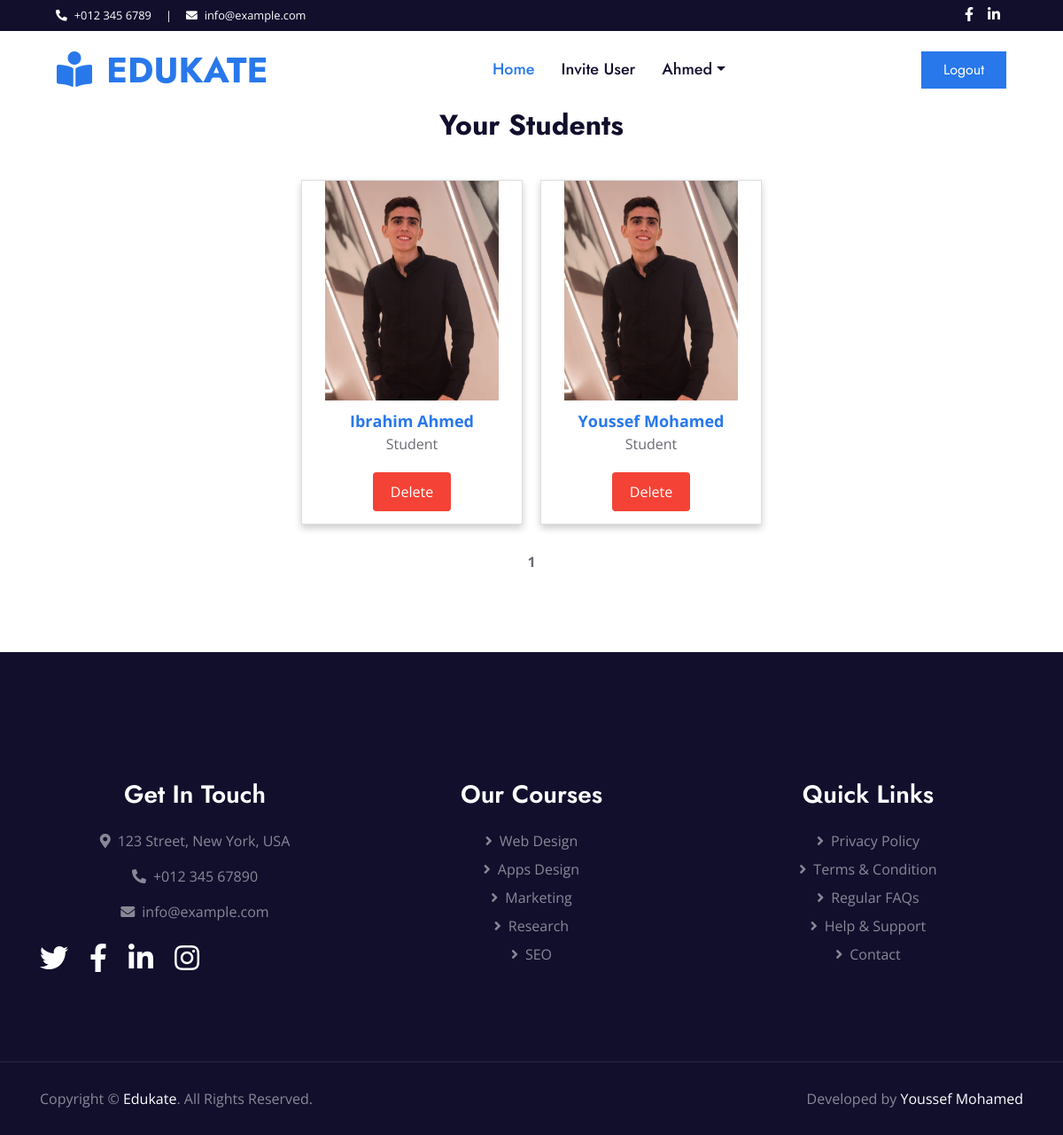
The app's page /instructor/students (signed in), older data.
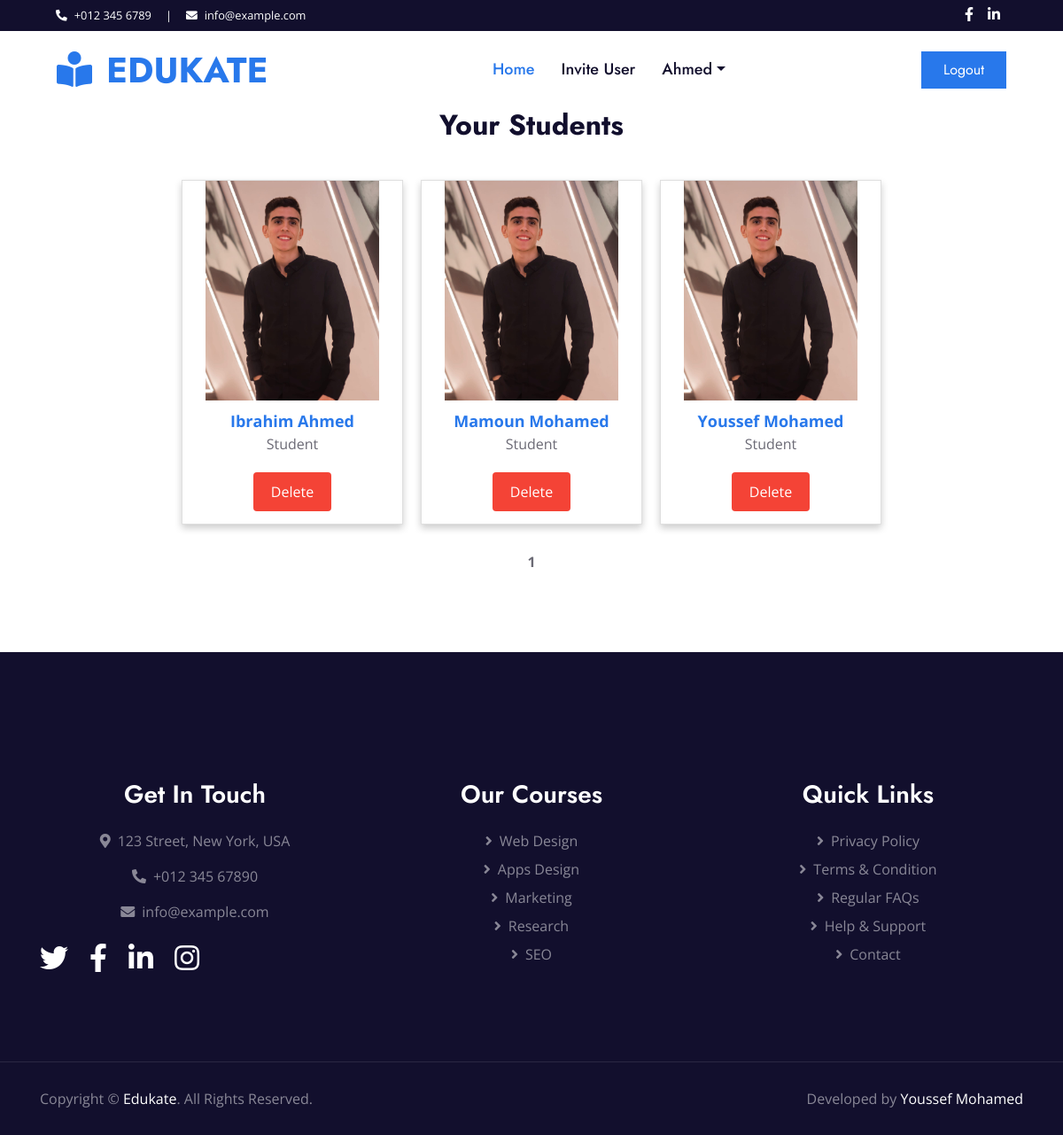
The same page, newer data.
### register/models.py (models this page shows, shortened)
class Student(models.Model):
    user = models.OneToOneField(User, on_delete=models.CASCADE)
    name = models.CharField(max_length=50)
    photo = models.ImageField(upload_to='student_photo/%Y/%m/%d/')
    invited_by = models.ForeignKey(Instructor, on_delete=models.CASCADE , to_field='id')

### instructor/views/student_views.py (the view)
# urls.py: path('students', student_view, name='instructor_student'),
@login_required
@user_passes_test(lambda user: user.is_staff and not user.is_superuser and Instructor.objects.filter(staffuser=user).exists())
def student_view(request):
    current_instructor = Instructor.objects.get(staffuser = request.user)
    students = Student.objects.filter(invited_by = current_instructor).order_by('name')
    paginator = Paginator(students, 10)
    page = request.GET.get('page')
    students = paginator.get_page(page)
    return render(request , 'all_student.html', {'students':students})

### templates/all_student.html (shortened to what this page needs)
{% extends 'base/base.html' %}
{% load static %}
{% block content %}
<h2 style="text-align: center;">Your Students</h2> <br>
<div class="card-container">
    {% for student in students %}
    <div class="card">
        <div class="card-image">
            <img src="{{student.photo.url}}" alt="Avatar" style="width: 100%">
        </div>
        <div class="card-content">
            <a href="{% url 'student_performance' student.user.id %}" class="student-name">{{ student.name }}</a>
            <p>Student</p>
            <a href="{% url 'delete_student' student.user.id %}" class="delete-button">Delete</a>
        </div>
    </div>
    {% endfor %}
</div>
<div class="pagination">
    <span class="step-links">
        <span class="current-page">{{ students.number }}</span>
    </span>
</div>
{% endblock %}

### templates/base/base.html (shortened to what this page needs)
{% load static %}
<head>
</head>
<body>
    {% include 'base/header.html' %}
    {% block content %}
    {% endblock %}
    {% include 'base/footer.html' %}
</body>
</html>

### templates/base/header.html (shortened to what this page needs)
{% load static %}
<!DOCTYPE html>
<html>
    <head>
    <link href="https://cdnjs.cloudflare.com/ajax/libs/font-awesome/5.10.0/css/all.min.css" rel="stylesheet">
    <link href="{% static 'css/style.css' %}" rel="stylesheet">
    </head>
    <body>
        <div class="container-fluid bg-dark">
            <div class="row py-2 px-lg-5">
                <div class="col-lg-6 text-center text-lg-left mb-2 mb-lg-0">
                    <div class="d-inline-flex align-items-center text-white">
                        <small><i class="fa fa-phone-alt mr-2"></i>+012 345 6789</small>
                        <small class="px-3">|</small>
                        <small><i class="fa fa-envelope mr-2"></i>info@example.com</small>
                    </div>
                </div>
                <div class="col-lg-6 text-center text-lg-right">
                    <div class="d-inline-flex align-items-center">
                        <a class="text-white px-2" href="">
                            <i class="fab fa-facebook-f"></i>
                        </a>
                        <a class="text-white px-2" href="">
                            <i class="fab fa-linkedin-in"></i>
                        </a>
                    </div>
                </div>
            </div>
        </div>
        <div class="container-fluid p-0">
            <nav class="navbar navbar-expand-lg bg-white navbar-light py-3 py-lg-0 px-lg-5">
                <a href="{% url 'index' %}" class="navbar-brand ml-lg-3">
                    <h1 class="m-0 text-uppercase text-primary"><i class="fa fa-book-reader mr-3"></i>Edukate</h1>
                </a>
                <div class="collapse navbar-collapse justify-content-between px-lg-3" id="navbarCollapse">
                    <div class="navbar-nav mx-auto py-0">
                        {% if user.is_authenticated %}
                        {% if user.is_staff and not user.is_superuser %}
                        {% if request.user.assistant %}
                        <a href="{% url 'index' %}" class="nav-item nav-link active">Home</a>
                        <a href="{% url 'generate_invitation' %}" class="nav-item nav-link">Invite User</a>
                        {% else %}
                        <a href="{% url 'index' %}" class="nav-item nav-link active">Home</a>
                        <a href="{% url 'generate_invitation' %}" class="nav-item nav-link">Invite User</a>
                        <div class="nav-item dropdown">
                            <a href="#" class="nav-link dropdown-toggle" data-toggle="dropdown">{{user.username}}</a>
                        </div>
                        {% endif %}
                        {% elif user.is_superuser%}
                        <a href="{% url 'index' %}" class="nav-item nav-link active">Home</a>
                        <a href="{% url 'view_mesasges' %}" class="nav-item nav-link">Messages</a>
                        <a href="{% url 'admin:index' %}" class="nav-item nav-link">Admin Panel</a>
                        {% endif %}
                        {% else %}
                        <a href="index.html" class="nav-item nav-link active">Home</a>
                        <a href="#about" class="nav-item nav-link">About Us</a>
                        <a href="#contact" class="nav-item nav-link">Contact Us</a>
                        {% endif %}
                    </div>
                    {% if user.is_authenticated %}
                    <a href="{% url 'signout' %}" class="btn btn-primary py-2 px-4">Logout</a>
                    {% else %}
                    <a href="{% url 'signin' %}" class="btn btn-primary py-2 px-4">Login</a>
                    {% endif %}
                </div>
            </nav>
        </div>
    </body>
</html>

### templates/base/footer.html (shortened to what this page needs)
{% load static %}
<!DOCTYPE html>
<html>
    <head>
    <link href="https://cdnjs.cloudflare.com/ajax/libs/font-awesome/5.10.0/css/all.min.css" rel="stylesheet">
    <link href="{% static 'lib/owlcarousel/assets/owl.carousel.min.css' %}" rel="stylesheet">
    <link href="{% static 'css/style.css' %}" rel="stylesheet">
    </head>
    <body>
        <div class="container-fluid position-relative overlay-top bg-dark text-white-50 py-5" style="margin-top: 90px;">
            <div class="container mt-5 pt-5">
                <div class="row">
                    <div class="col-md-4 mb-5">
                        <h3 class="text-white mb-4">Get In Touch</h3>
                        <p><i class="fa fa-map-marker-alt mr-2"></i>123 Street, New York, USA</p>
                        <p><i class="fa fa-phone-alt mr-2"></i>+012 345 67890</p>
                        <p><i class="fa fa-envelope mr-2"></i>info@example.com</p>
                        <div class="d-flex justify-content-start mt-4">
                            <a class="text-white mr-4" href="#"><i class="fab fa-2x fa-twitter"></i></a>
                            <a class="text-white mr-4" href="#"><i class="fab fa-2x fa-facebook-f"></i></a>
                            <a class="text-white mr-4" href="#"><i class="fab fa-2x fa-linkedin-in"></i></a>
                            <a class="text-white" href="#"><i class="fab fa-2x fa-instagram"></i></a>
                        </div>
                    </div>
                    <div class="col-md-4 mb-5">
                        <h3 class="text-white mb-4">Our Courses</h3>
                        <div class="d-flex flex-column justify-content-start">
                            <a class="text-white-50 mb-2" href="#"><i class="fa fa-angle-right mr-2"></i>Web Design</a>
                            <a class="text-white-50 mb-2" href="#"><i class="fa fa-angle-right mr-2"></i>Apps Design</a>
                            <a class="text-white-50 mb-2" href="#"><i class="fa fa-angle-right mr-2"></i>Marketing</a>
                            <a class="text-white-50 mb-2" href="#"><i class="fa fa-angle-right mr-2"></i>Research</a>
                            <a class="text-white-50" href="#"><i class="fa fa-angle-right mr-2"></i>SEO</a>
                        </div>
                    </div>
                    <div class="col-md-4 mb-5">
                        <h3 class="text-white mb-4">Quick Links</h3>
                        <div class="d-flex flex-column justify-content-start">
                            <a class="text-white-50 mb-2" href="#"><i class="fa fa-angle-right mr-2"></i>Privacy Policy</a>
                            <a class="text-white-50 mb-2" href="#"><i class="fa fa-angle-right mr-2"></i>Terms & Condition</a>
                            <a class="text-white-50 mb-2" href="#"><i class="fa fa-angle-right mr-2"></i>Regular FAQs</a>
                            <a class="text-white-50 mb-2" href="#"><i class="fa fa-angle-right mr-2"></i>Help & Support</a>
                            <a class="text-white-50" href="#"><i class="fa fa-angle-right mr-2"></i>Contact</a>
                        </div>
                    </div>
                </div>
            </div>
        </div>
        <div class="container-fluid bg-dark text-white-50 border-top py-4" style="border-color: rgba(256, 256, 256, .1) !important;">
            <div class="container">
                <div class="row">
                    <div class="col-md-6 text-center text-md-left mb-3 mb-md-0">
                        <p class="m-0">Copyright &copy; <a class="text-white" href="#">Edukate</a>. All Rights Reserved.
                        </p>
                    </div>
                    <div class="col-md-6 text-center text-md-right">
                        <p class="m-0">Developed by <a class="text-white" href="https://www.linkedin.com/in/youssef-mohamed-a8766a21b/" target="_blank">Youssef Mohamed</a>
                        </p>
                    </div>
                </div>
            </div>
        </div>
    </body>
</html>

### templates/all_student.html (style rules this page uses)
.card-container { display: flex; flex-wrap: wrap; justify-content: center; }
.card { display: flex; flex-direction: column; box-shadow: 0 4px 8px 0 rgba(0, 0, 0, 0.2); transition: 0.3s; width: 250px; margin: 10px; }
.container { padding: 5px 16px; text-align: center; }
.pagination { display: flex; justify-content: center; margin-top: 20px; }
.step-links { display: flex; align-items: center; }
.current-page { font-weight: bold; margin: 0 5px; }
.card-image { flex: 1; }
.card-content { padding: 10px; text-align: center; }
.delete-button { background-color: #f44336; color: white; border: none; padding: 10px 20px; text-align: center; text-decoration: none; display: inline-block; font-size: 16px; margin: 4px 2px; border-radius: 4px; }
.student-name { font-weight: bold; font-size: 18px; text-overflow: ellipsis; white-space: nowrap; overflow: hidden; }

Row changes from the older to the newer data that the page shows:
added Student: photo (picture), name "Mamoun Mohamed"
